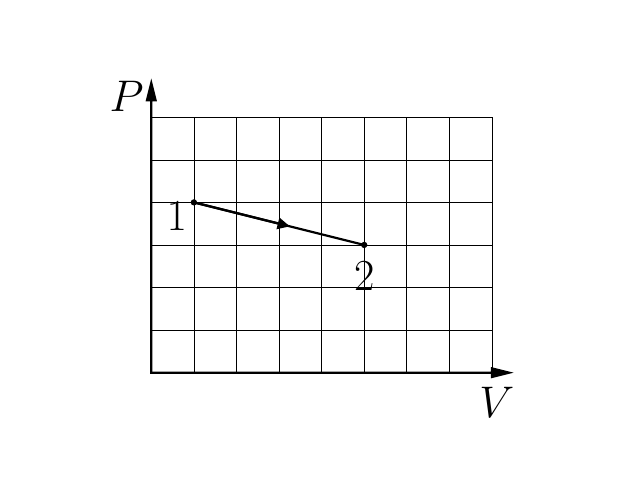

Write Python code to recreate this figure.
from MKT import *

axes = Axes(8, 'P/$P$', 'V/$V$', ltx=True, fontsize=32, yratio=0.8)

v1 = (1, '')
v2 = (5, '')
p1 = (4, '')
p2 = (3, '')

state1 = State(axes, v=v1, p=p1, xtick=False, ytick=False, patch='$1$', patch_pos='BL')
state2 = State(axes, v=v2, p=p2, xtick=False, ytick=False, patch='$2$', patch_pos='BB')

axes.process(state1, state2)

axes.marker(state1, ms=7)
axes.marker(state2, ms=7)

axes.grid()

#savefig('8.29.pdf')
show()
